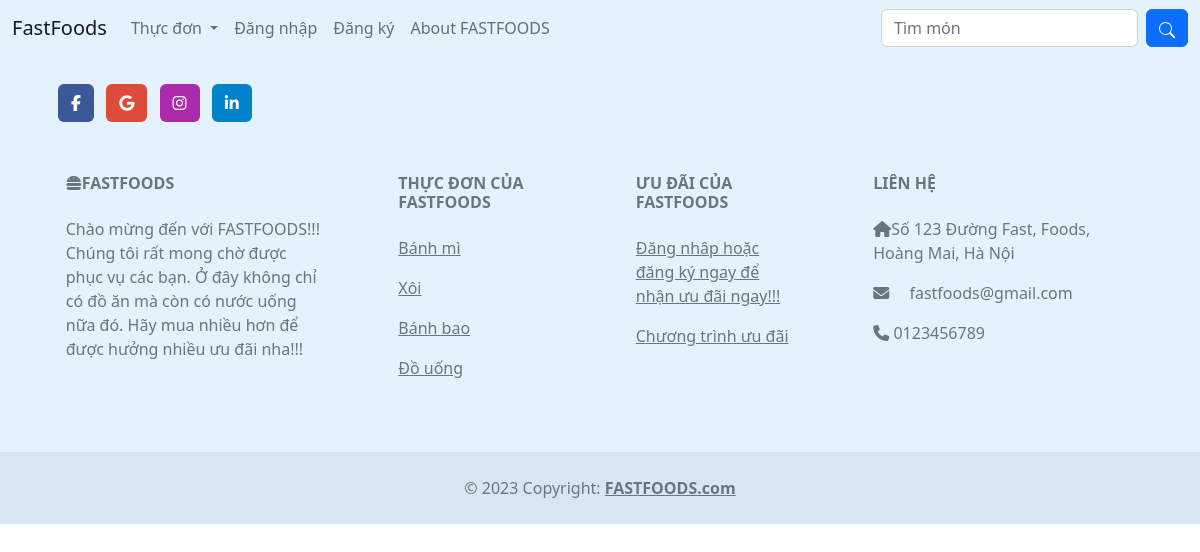
The page /about/ on the database its author committed.
### webstore/models.py (models this page shows, shortened)
class Category(models.Model):
    name = models.CharField(max_length=50)
    class Meta:
        verbose_name_plural = 'Danh sách loại món'

### webstore/views.py (the view)
# urls.py: path('about/', views.about, name = 'about'),
def about(request):
    return render(request, 'aboutus.html', {})

### cart/context_processors.py (called while the page is built, shortened)
def cart(request):
    return {}

### users/context_processors.py (called while the page is built)
def profile(request):
    if request.user.is_authenticated:
        return {'profile': Profile.objects.get(customer=request.user)}
    return{}

### webstore/context_processors.py (called while the page is built)
def menu(request):
    categories = []
    for cate in Category.objects.all().exclude(name="Combo"):
        if Product.objects.filter(category = cate).exists():
            categories.append(cate.id)
    return {'categories': Category.objects.filter(id__in=categories),
            'products': Product.objects.all().order_by('-ordered_times'),
            }

def combo(request):
    if request.user.is_authenticated:
        profile = Profile.objects.get(customer = request.user)
        combos = Product.objects.filter(combo = True)
        rating = profile.rating
        combos = combos.filter(min_user_rating__lte=rating)
        return {'combos': combos,}
    return {}

### webstore/templates/aboutus.html (shortened to what this page needs)
{% extends 'base.html' %}
{% load static %}
{% block link %}
<link href="{% static 'css/cart.css' %}" rel="stylesheet">
{% endblock %}

### webstore/templates/footer.html
<footer class="text-center text-lg-start bg-body-tertiary text-muted" style="background-color: #e3f2fd;">
    <div class="container p-4 pb-0">
        <section class="mb-4">
          <a
          data-mdb-ripple-init
            class="btn text-white btn-floating m-1"
            style="background-color: #3b5998;"
            href="#!"
            role="button"
            ><i class="fab fa-facebook-f"></i
          ></a>
          <a
            data-mdb-ripple-init
            class="btn text-white btn-floating m-1"
            style="background-color: #dd4b39;"
            href="#!"
            role="button"
            ><i class="fab fa-google"></i
          ></a>
          <a
            data-mdb-ripple-init
            class="btn text-white btn-floating m-1"
            style="background-color: #ac2bac;"
            href="#!"
            role="button"
            ><i class="fab fa-instagram"></i
          ></a>
          <a
            data-mdb-ripple-init
            class="btn text-white btn-floating m-1"
            style="background-color: #0082ca;"
            href="#!"
            role="button"
            ><i class="fab fa-linkedin-in"></i
          ></a>
        </section>
      </div>
    <section class="">
      <div class="container text-center text-md-start mt-5">
        <div class="row mt-3">
          <div class="col-md-3 col-lg-4 col-xl-3 mx-auto mb-4">
            <h6 class="text-uppercase fw-bold mb-4">
                <i class="fa-solid fa-burger fa-bounce"></i>FASTFOODS
            </h6>
            <p>
              Chào mừng đến với FASTFOODS!!!
              Chúng tôi rất mong chờ được phục vụ các bạn.
              Ở đây không chỉ có đồ ăn mà còn có nước uống nữa đó.
              Hãy mua nhiều hơn để được hưởng nhiều ưu đãi nha!!!
            </p>
          </div>
          <div class="col-md-2 col-lg-2 col-xl-2 mx-auto mb-4" >
            <h6 class="text-uppercase fw-bold mb-4">
              Thực đơn của FASTFOODS
            </h6>
            <div style="height: 12em; overflow: scroll">
            {% for category in categories %}
            <p>
              <a href="{% url 'allInCategory' category.id %}" class="text-reset">{{category.name}}</a>
            </p>
            {% endfor %}
            </div>
          </div>
          <div class="col-md-3 col-lg-2 col-xl-2 mx-auto mb-4">
            <h6 class="text-uppercase fw-bold mb-4">
              Ưu đãi của FASTFOODS
            </h6>
            {% if user.is_authenticated %}
            <p>
              <a href="#!" class="text-reset">Điểm của bạn <span>{{profile.rating}}</span> </a>
            </p>
            <p>
              <a href="#!" class="text-reset">Combo ưu đãi</a>
            </p>
            {% else %}
            <p>
                <a href="#!" class="text-reset">Đăng nhâp hoặc đăng ký ngay để nhận ưu đãi ngay!!! </a>
              </p>
            {% endif %}
            <p>
                <a href="#!" class="text-reset">Chương trình ưu đãi</a>
              </p>
          </div>
          <div class="col-md-4 col-lg-3 col-xl-3 mx-auto mb-md-0 mb-4">
            <h6 class="text-uppercase fw-bold mb-4">Liên hệ</h6>
            <p><i class="fa-solid fa-house"></i>Số 123 Đường Fast, Foods, Hoàng Mai, Hà Nội</p>
            <p>
              <i class="fas fa-envelope me-3"></i>
              fastfoods@gmail.com
            </p>
            <p><i class="fa-solid fa-phone fa-shake"></i> 0123456789</p>
          </div>
        </div>
      </div>
    </section>
    <div class="text-center p-4" style="background-color: rgba(0, 0, 0, 0.05);">
      © 2023 Copyright:
      <a class="text-reset fw-bold" href="{% url 'homepage' %}">FASTFOODS.com</a>
    </div>
  </footer>

### webstore/templates/base.html (style rules this page uses)
body { background-image: url("https://images.unsplash.com/photo-1517433367423-c7e5b0f35086?auto=format&fit=crop&q=80&w=1901&ixlib=rb-4.0.3&ixid=M3wxMjA3fDB8MHxwaG90by1wYWdlfHx8fGVufDB8fHx8fA%3D%3D"); background-repeat: no-repeat; background-attachment: fixed; }

### rows shown on the page
Category: name "Bánh mì"
Category: name "Xôi"
Category: name "Bánh bao"
Category: name "Đồ uống"
